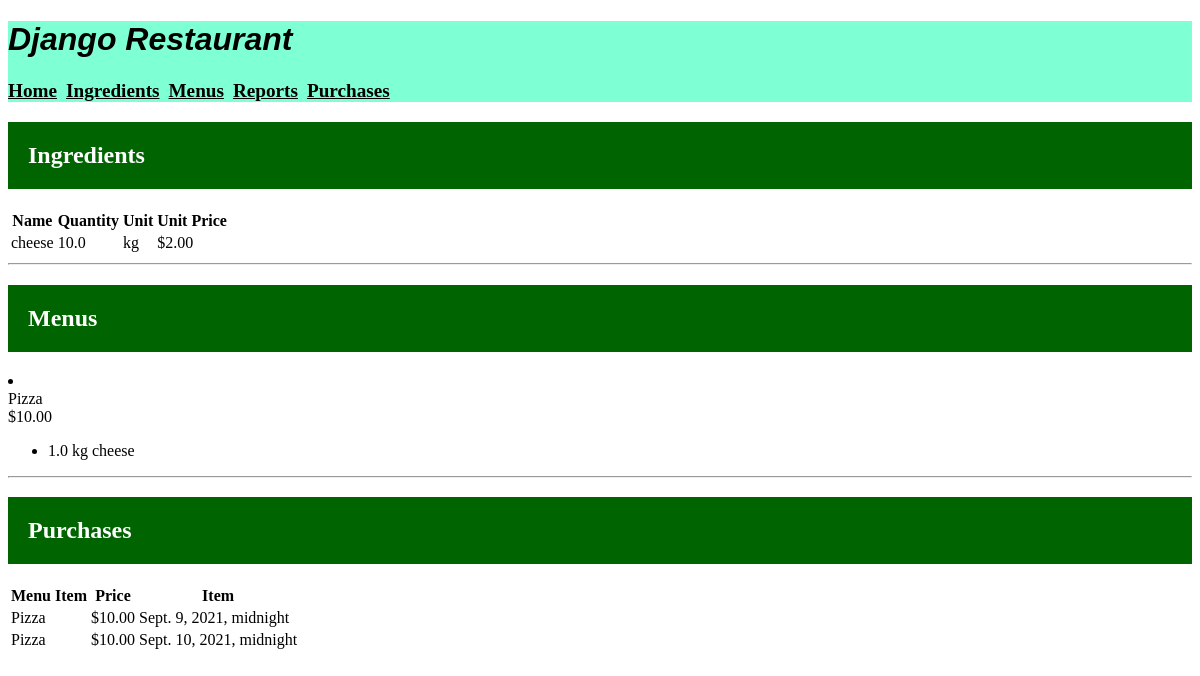
Before: / with the older database file.
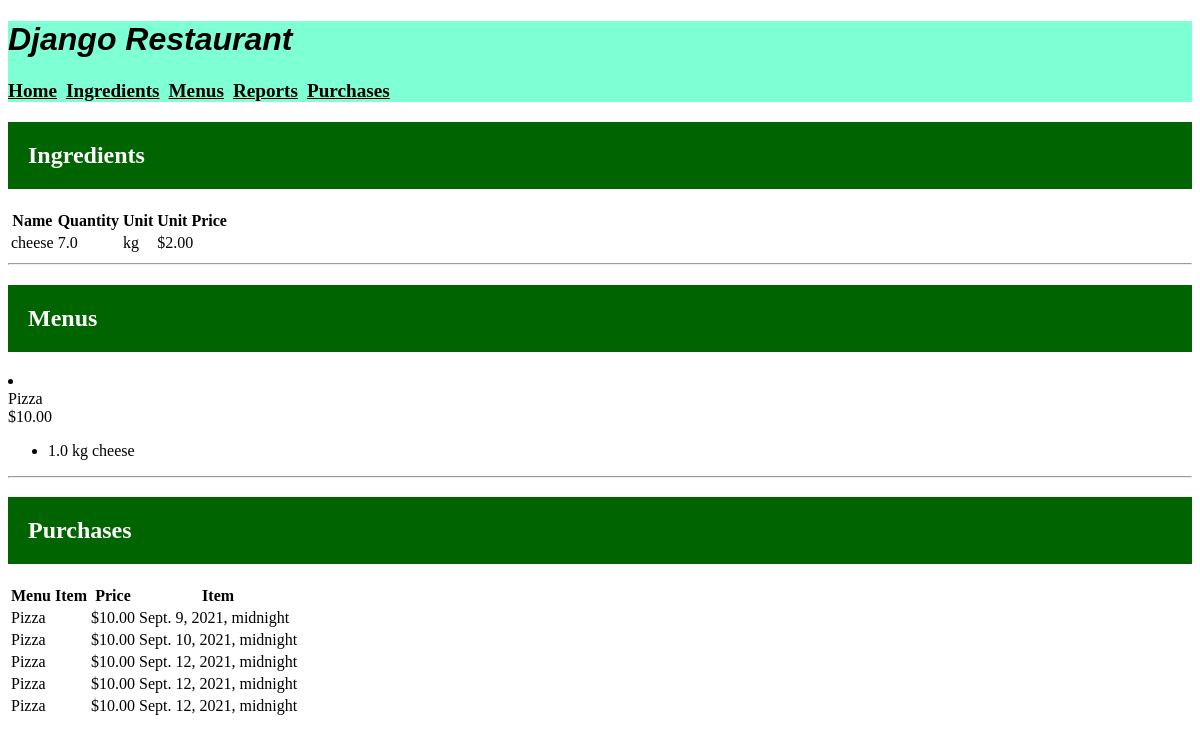
After: the same page with the newer database file.
### inventory/models.py (models this page shows, shortened)
class Ingredient(models.Model):
    name = models.CharField(max_length=50)
    quantity = models.FloatField(default=0.0)
    unit = models.CharField(max_length=30)
    unit_price = models.FloatField(default=0.0)

class MenuItem(models.Model):
    title = models.CharField(max_length=30)
    price = models.FloatField(default=0.0)

class RecipeRequirement(models.Model):
    menu_item = models.ForeignKey(MenuItem, on_delete=models.CASCADE)
    ingredient =models.ForeignKey(Ingredient, on_delete=models.CASCADE)
    quantity = models.FloatField(default=0.0)

class Purchase(models.Model):
    menu_item = models.ForeignKey(MenuItem, on_delete=models.CASCADE)
    timestamp = models.DateTimeField(default=datetime.date.today)

### inventory/views.py (the view)
# urls.py: path('', views.HomeView.as_view(), name='home'),
class HomeView(TemplateView):
  template_name = "inventory/home.html"
  def get_context_data(self):
    context = super().get_context_data()
    context["ingredients"] = Ingredient.objects.all()
    context["menus"] = MenuItem.objects.all()
    context["purchases"] = Purchase.objects.all()
    return context

### inventory/templates/inventory/home.html
{% extends 'inventory/base.html' %}
{% load static %}
{% block content %}
    <div>
        <h2 class="submenu">Ingredients</h2>
        <table>
            <thead>
                <tr>
                    <th>Name</th>
                    <th>Quantity</th>
                    <th>Unit</th>
                    <th>Unit Price</th>
                </tr>
            </thead>
            <tbody>
            {% for ingredient in ingredients %}
                <tr>
                    <td>{{ ingredient.name }}</td>
                    <td>{{ ingredient.quantity }}</td>
                    <td>{{ ingredient.unit }}</td>
                    <td>${{ ingredient.unit_price|stringformat:".2f" }}</td>
                </tr>
            {% endfor %}
            </tbody>
        </table>
        <hr/>
        <h2 class="submenu">Menus</h2>
        {% for menu_item in menus %}
            <li>
                <div>
                    <div>{{ menu_item.title }}</div>
                    <div>${{ menu_item.price|stringformat:".2f" }}</div>
                </div>
                <ul class="menu-item-ingredients">
                    {% for recipe_requirement in menu_item.reciperequirement_set.all %}
                    <li>{{ recipe_requirement.quantity }} {{recipe_requirement.ingredient.unit }} {{ recipe_requirement.ingredient.name }}</li>
                    {% endfor %}
                </ul>
            </li>
        {% endfor %}
        <hr/>
        <h2 class="submenu">Purchases</h2>
        <table>
            <thead>
                <tr>
                    <th>Menu Item</th>
                    <th>Price</th>
                    <th>Item</th>
                </tr>
            </thead>
            <tbody>
            {% for purchase in purchases %}
                <tr>
                    <td>{{ purchase.menu_item.title }}</td>
                    <td>${{ purchase.menu_item.price|stringformat:".2f" }}</td>
                    <td>{{purchase.timestamp}}</td>
                </tr>
            {% endfor %}
            </tbody>
        </table>
    </div>
{% endblock %}

### inventory/templates/inventory/base.html
<!DOCTYPE html>
{% load static %}
{% block head %}
    <link
      rel="stylesheet"
      type="text/css"
      href="{% static 'inventory/style.css' %}"
    />
{% endblock %}
<body>
    <div>
      <header>
        <div>
          <h1 class="main_title" >Django Restaurant</h1>
        </div>
        <nav class="navbar">
          <a class="nav-item" href="{% url 'home' %}">Home</a>
          <a class="nav-item" href="{% url 'ingredients' %}">Ingredients</a>
          <a class="nav-item" href="{% url 'menus' %}">Menus</a>
          <a class="nav-item" href="{% url 'reports' %}">Reports</a>
          <a class="nav-item" href="{% url 'purchases' %}">Purchases</a>
        </nav>
      </header>
      <main>{% block content %}{% endblock %}</main>
    </div>
  </body>

### inventory/static/inventory/style.css (style rules this page uses)
header { background-color: aquamarine; }
.main_title { font-style: italic; font-family: 'Trebuchet MS', 'Lucida Sans Unicode', 'Lucida Grande', 'Lucida Sans', Arial, sans-serif; }
.nav-item { color: black; font-size: larger; font-weight: bold ; padding-right: 5px; }
.submenu { color: White; background-color: darkgreen; padding: 20px; }

Changed rows visible on the page:
changed Ingredient "cheese": quantity "10.0" → "7.0"
added Purchase: menu_item "Pizza", menu_item.price "10.00", timestamp "Sept. 12, 2021, midnight"
added Purchase: menu_item "Pizza", menu_item.price "10.00", timestamp "Sept. 12, 2021, midnight"
added Purchase: menu_item "Pizza", menu_item.price "10.00", timestamp "Sept. 12, 2021, midnight"
